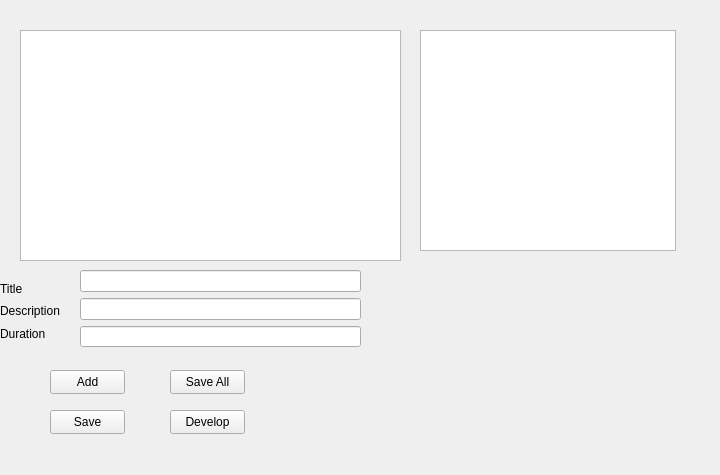
<?xml version="1.0" encoding="UTF-8"?>
<ui version="4.0">
 <class>Gui</class>
 <widget class="QWidget" name="Gui">
  <property name="geometry">
   <rect>
    <x>0</x>
    <y>0</y>
    <width>720</width>
    <height>475</height>
   </rect>
  </property>
  <property name="windowTitle">
   <string>Gui</string>
  </property>
  <widget class="QPushButton" name="addButton">
   <property name="geometry">
    <rect>
     <x>50</x>
     <y>370</y>
     <width>75</width>
     <height>24</height>
    </rect>
   </property>
   <property name="text">
    <string>Add</string>
   </property>
  </widget>
  <widget class="QPushButton" name="saveButton">
   <property name="geometry">
    <rect>
     <x>50</x>
     <y>410</y>
     <width>75</width>
     <height>24</height>
    </rect>
   </property>
   <property name="text">
    <string>Save</string>
   </property>
  </widget>
  <widget class="QPushButton" name="SaveAllButton">
   <property name="geometry">
    <rect>
     <x>170</x>
     <y>370</y>
     <width>75</width>
     <height>24</height>
    </rect>
   </property>
   <property name="text">
    <string>Save All</string>
   </property>
  </widget>
  <widget class="QPushButton" name="developButton">
   <property name="geometry">
    <rect>
     <x>170</x>
     <y>410</y>
     <width>75</width>
     <height>24</height>
    </rect>
   </property>
   <property name="text">
    <string>Develop</string>
   </property>
  </widget>
  <widget class="QWidget" name="layoutWidget">
   <property name="geometry">
    <rect>
     <x>0</x>
     <y>280</y>
     <width>63</width>
     <height>62</height>
    </rect>
   </property>
   <layout class="QVBoxLayout" name="verticalLayout">
    <item>
     <widget class="QLabel" name="label">
      <property name="text">
       <string>Title</string>
      </property>
     </widget>
    </item>
    <item>
     <widget class="QLabel" name="label_2">
      <property name="text">
       <string>Description</string>
      </property>
     </widget>
    </item>
    <item>
     <widget class="QLabel" name="label_3">
      <property name="text">
       <string>Duration</string>
      </property>
     </widget>
    </item>
   </layout>
  </widget>
  <widget class="QWidget" name="layoutWidget">
   <property name="geometry">
    <rect>
     <x>80</x>
     <y>270</y>
     <width>281</width>
     <height>77</height>
    </rect>
   </property>
   <layout class="QVBoxLayout" name="verticalLayout_2">
    <item>
     <widget class="QLineEdit" name="titleLineEdit"/>
    </item>
    <item>
     <widget class="QLineEdit" name="descriptionLineEdit"/>
    </item>
    <item>
     <widget class="QLineEdit" name="durationLineEdit"/>
    </item>
   </layout>
  </widget>
  <widget class="QListWidget" name="IdeeaWidget">
   <property name="geometry">
    <rect>
     <x>420</x>
     <y>30</y>
     <width>256</width>
     <height>221</height>
    </rect>
   </property>
  </widget>
  <widget class="QTableView" name="IdeeaTableView">
   <property name="geometry">
    <rect>
     <x>20</x>
     <y>30</y>
     <width>381</width>
     <height>231</height>
    </rect>
   </property>
  </widget>
 </widget>
 <resources/>
 <connections/>
</ui>
